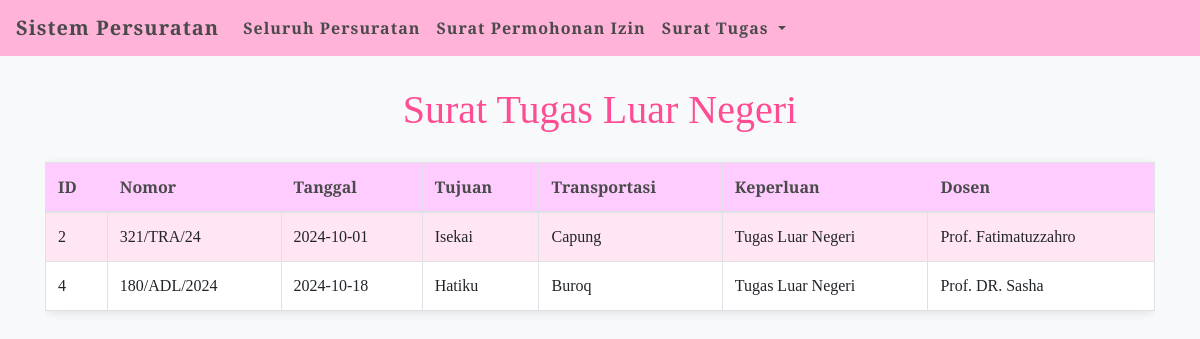
The app's page /Tugas2/index.php?page=surat_luar_negeri with its own data.
### tables this page shows
CREATE TABLE `surat_tugas` (
  `surat_tugas_id` int NOT NULL,
  `nomor` varchar(20) NOT NULL,
  `tgl_surat_tugas` date NOT NULL,
  `tujuan` varchar(255) NOT NULL,
  `transportasi` varchar(50) NOT NULL,
  `keperluan` varchar(255) NOT NULL,
  `dosen` varchar(255) NOT NULL
);

### Tugas2/class.php (the view, shortened to what this page needs)
<?php
class Database {
    private $host = "localhost";
    private $db_name = "persuratan_dosen";
    private $username = "root";
    private $password = "";
    public function __construct() {
        $this->conn = new mysqli($this->host, $this->username, $this->password, $this->db_name);
    }
}
class SuratTugas extends Database {
    private $table = "surat_tugas";
    public function getSuratTugasLuarNegeri() {
        $sql = "SELECT * FROM $this->table WHERE keperluan LIKE '%Luar Negeri%'";
        $result = $this->conn->query($sql);
        return $result->fetch_all(MYSQLI_ASSOC);
    }
}
class ViewSuratTugas extends SuratTugas {
    public function displaySuratTugasLuarNegeri() {
        $data = $this->getSuratTugasLuarNegeri();
        echo '<div class="table-responsive">';
        echo '<table class="table table-bordered">';
        echo '<thead><tr><th>ID</th><th>Nomor</th><th>Tanggal</th><th>Tujuan</th><th>Transportasi</th><th>Keperluan</th><th>Dosen</th></tr></thead>';
        echo '<tbody>';
        foreach ($data as $index => $row) {
            $rowClass = $index % 2 == 0 ? 'even-row' : 'odd-row';
            echo '<tr class="' . $rowClass . '">';
            echo '<td>' . $row['surat_tugas_id'] . '</td>';
            echo '<td>' . $row['nomor'] . '</td>';
            echo '<td>' . $row['tgl_surat_tugas'] . '</td>';
            echo '<td>' . $row['tujuan'] . '</td>';
            echo '<td>' . $row['transportasi'] . '</td>';
            echo '<td>' . $row['keperluan'] . '</td>';
            echo '<td>' . $row['dosen'] . '</td>';
            echo '</tr>';
        }
        echo '</tbody></table></div>';
    }
}
?>

### Tugas2/index.php (style rules this page uses)
body { background-color: #f8f9fa; font-family: 'Playfair Display', serif; }
.table { background-color: #ffffff; border-radius: 8px; box-shadow: 0 2px 10px rgba(0, 0, 0, 0.1); margin-top: 20px; }
th { background-color: #ffccff; color: #4a4a4a; }
.even-row { background-color: #ffe6f2; }
.odd-row { background-color: #ffffff; }

### records on screen
surat_tugas: surat_tugas_id "2", nomor "321/TRA/24", tgl_surat_tugas "2024-10-01", tujuan "Isekai", transportasi "Capung", keperluan "Tugas Luar Negeri", dosen "Prof. Fatimatuzzahro"
surat_tugas: surat_tugas_id "4", nomor "180/ADL/2024", tgl_surat_tugas "2024-10-18", tujuan "Hatiku", transportasi "Buroq", keperluan "Tugas Luar Negeri", dosen "Prof. DR. Sasha"
